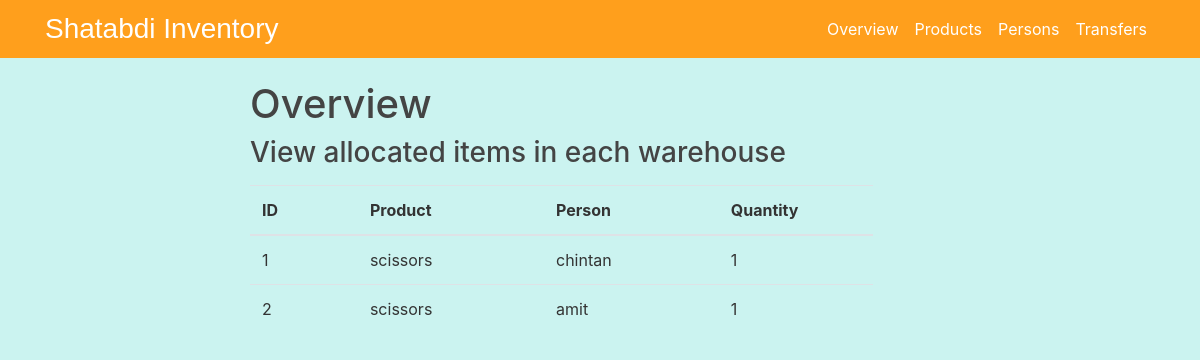
Before: / with the older database file.
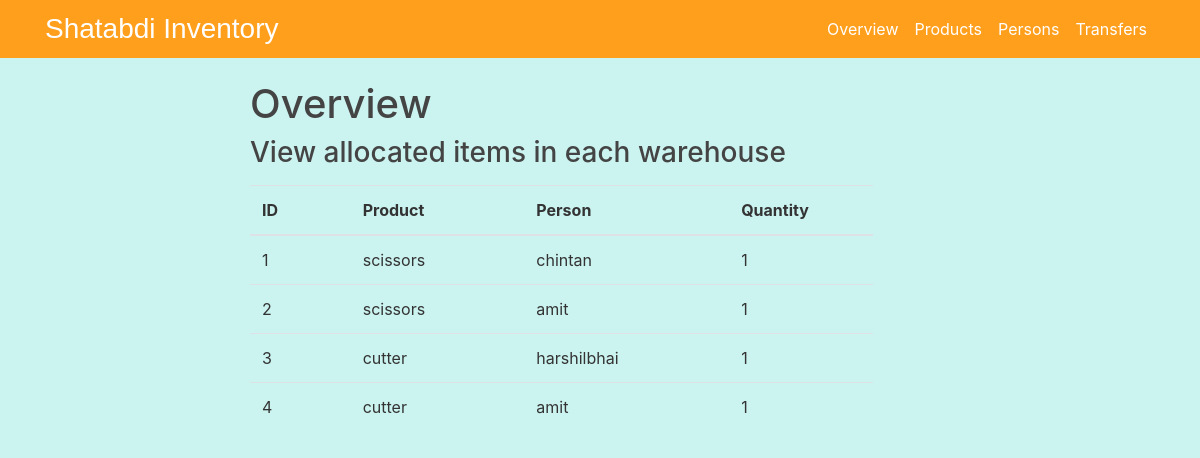
After: the same page with the newer database file.
### flaskinventory/models.py (models this page shows, shortened)
class Balance(db.Model):
    bid = db.Column(db.Integer, primary_key= True,nullable = False)
    product = db.Column(db.String(20), nullable = False)
    location = db.Column(db.String(20),nullable = False)
    quantity = db.Column(db.Integer, nullable = False)

### flaskinventory/routes.py (the view)
@app.route("/Overview")
@app.route("/")
def overview():
    balance = Balance.query.all()
    exists = bool(Balance.query.all())
    if exists== False :
        flash(f'Add products,locations and make transfers to view','info')
    return render_template('overview.html' ,balance=balance)

### flaskinventory/templates/overview.html (shortened to what this page needs)
<!DOCTYPE html>
<htmls>
  <head>
    <link rel="stylesheet" href="https://maxcdn.bootstrapcdn.com/bootstrap/4.0.0/css/bootstrap.min.css"
>
    <link rel="stylesheet" type="text/css" href="{{ url_for('static', filename='main.css') }}">
    <link href="//netdna.bootstrapcdn.com/bootstrap/3.0.0/css/bootstrap-glyphicons.css" rel="stylesheet">
  </head>
  <body>
    <header class="site-header">
      <nav class="navbar navbar-expand-md navbar-dark bg-steel fixed-top">
        <div class="container">
          <a class="Main" href="/Overview">Shatabdi Inventory</a>
          <div class="collapse navbar-collapse" id="navbarToggle">
            <div class="navbar-nav">
              <a class="nav-item nav-link" id="Overvieww" href="/">Overview</a>
              <a class="nav-item nav-link" id="Productt" href="/Product">Products</a>
              <a class="nav-item nav-link" id="Locationn" href="/Location">Persons</a>
              <a class="nav-item nav-link" id="Transferss" href="/Transfers">Transfers</a>
            </div>
          </div>
        </div>
      </nav>
    </header>
    <main role="main" class="container-content">
      <div class="row">
        <div class="col-md-8">
          {% block content %}
          <h1>Overview</h1>
          <div>
            <h3 style="display: inline-block;margin-bottom:15px;"> View allocated items in each warehouse</h3>
            <table class="table table-hover">
              <thead>
                <tr>
                  <th>ID</th>
                  <th></th>
                  <th>Product</th>
                  <th></th>
                  <th>Person</th>
                  <th></th>
                  <th>Quantity</th>
                </tr>
              </thead>
              <tbody>
                {%for b in balance%}
                <tr>
                  <td>{{b.bid}}</td>
                  <td></td>
                  <td>{{b.product}}</td>
                  <td></td>
                  <td>{{b.location}}</td>
                  <td></td>
                  <td>{{b.quantity}}</td>
                </tr>
                {% endfor %}
            </table>
          </div>
        </div>
        {% endblock %}
      </div>
    </main>
    </head>
  </body>
  </html>

Changed rows visible on the page:
added Balance: bid "3", product "cutter", location "harshilbhai", quantity "1"
added Balance: bid "4", product "cutter", location "amit", quantity "1"
